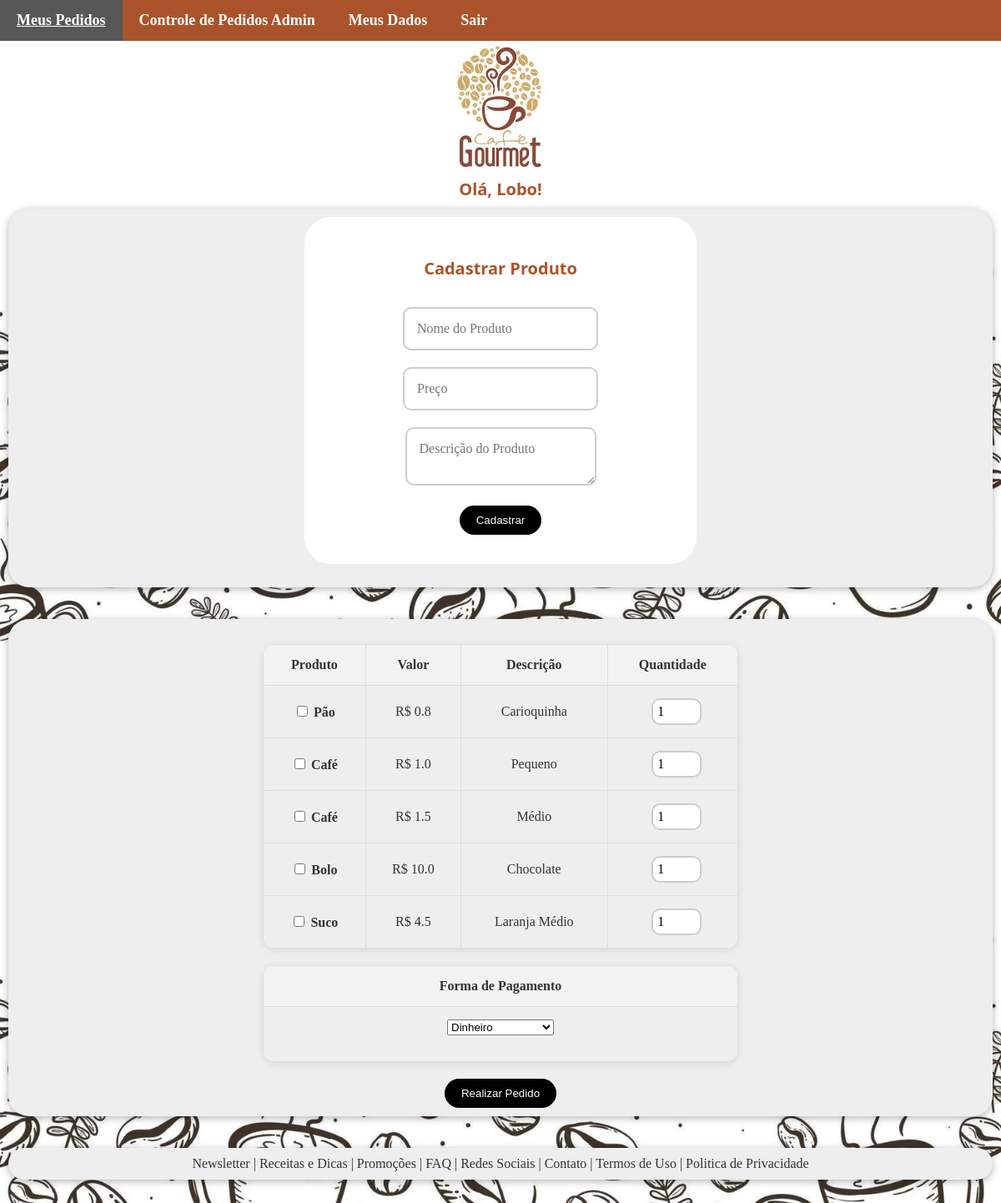
The page /products (signed in) on the database its author committed.
### app.py (models this page shows, shortened)
class User(db.Model):
    id = db.Column(db.Integer, primary_key=True)
    username = db.Column(db.String(150), unique=True, nullable=False)
    password = db.Column(db.String(150), nullable=False)
    role = db.Column(db.String(50))  # Ex: 'admin' ou 'user'
    email = db.Column(db.String(100), nullable=False, unique=True)
    adress = db.Column(db.String(200), nullable=False)
    number = db.Column(db.String(10), nullable=False)
    complement = db.Column(db.String(100))
    district = db.Column(db.String(100), nullable=False)
    city = db.Column(db.String(100), nullable=False)
    state = db.Column(db.String(100), nullable=False)
    cep = db.Column(db.String(8), nullable=False)
    phone = db.Column(db.String(15), nullable=False)
    bhirth = db.Column(db.Date, nullable=False)

class Product(db.Model):
    id = db.Column(db.Integer, primary_key=True)
    name = db.Column(db.String(150), nullable=False)
    price = db.Column(db.Float, nullable=False)
    description = db.Column(db.String(250))

### app.py (the view, shortened to what this page needs)
@app.route('/products', methods=['GET', 'POST'])
@login_required
def products():
    products = Product.query.all()
    return render_template('products.html', products=products)

### app.py (called while the page is built)
@login_manager.user_loader
def load_user(user_id):
    return User.query.get(int(user_id))

### templates/products.html (shortened to what this page needs)
{% extends "index.html" %}
{% block navbar %}
<nav>
    <ul class="menu">
        <li><a href="{{ url_for('my_orders') }}" class="link-nav">Meus Pedidos</a></li>
        {% if current_user.role == 'admin' %}
            <li><li><a href="{{ url_for('admin_orders') }}" class="link-nav">Controle de Pedidos Admin</a></li>
        {% endif %}
        <li><a href="{{ url_for('my_data') }}" class="link-nav">Meus Dados</a></li>
        <li><a href="{{ url_for('logout') }}" class="link-nav">Sair</a></li>
    </ul>
</nav>
{% endblock %}
{% block body %}
{% if current_user.role == 'admin' %}
    {% include 'products_admin.html' %}
{% endif %}
<br>
<div class="bloco-arquivo">
<form action="{{ url_for('order') }}" method="POST">
    <table>
    <tr>
        <th> Produto </th>
        <th> Valor </th>
        <th> Descrição </th>
        <th> Quantidade </th>
    </tr>
    {% for product in products %}
    <tr>
        <td> <input type="checkbox" name="product_ids" value="{{ product.id }}"> <strong>{{ product.name }}</strong></td>
        <td> R$ {{ product.price }} </td>
        <td> {{ product.description }} </td>
        <td> <input type="number" name="quantities" value="1" min="1" required style="width: 60px; margin-left: 10px;" class="input2"> </td>
        {% endfor %}
    </tr>
    </table>
    <table>
    <tr>
        <th> Forma de Pagamento </th>
    </tr>
    <td>
    <select name="payment_method">
        <option value="Dinheiro">Dinheiro</option>
    </select><p>
    </td>
    </table>
    <button type="submit" class="botao-arquivo">Realizar Pedido</button>
</form>
</div>
{% endblock %}

### templates/index.html (shortened to what this page needs)
<!DOCTYPE html>
<html lang="pt-BR">
<head>
    <link rel="stylesheet" href="{{ url_for('static', filename='styles.css') }}">
</head>
<body>
    <div class="corpo-body">
    {% block navbar %}{% endblock %}
    <div style="text-align: center;">
        <img src="/static/images/logo.jpg" alt="Logo da cafeteria gourmet" class="logo-cafereria">
        <br>
        {% if current_user.is_authenticated %}
        <h1>Olá, {{ current_user.username }}!</h1>
        {% endif %}
    </div>
    {% block body %}
    {% endblock %}
    <br>
        <div class="footer">
            Newsletter | Receitas e Dicas | Promoções | FAQ | Redes Sociais | Contato | Termos de Uso | Politica de Privacidade
        </div>
        <br>
    </div>
</body>
</html>

### templates/products_admin.html
<div class="bloco-arquivo">
    <form action="{{ url_for('products') }}" method="POST" class="popup">
            <h1>Cadastrar Produto</h1>
            <div class="form-group">
                <input type="text" name="name" placeholder="Nome do Produto" required  class="input">
            </div>
            <div class="form-group">
                <input type="number" step="0.01" name="price" placeholder="Preço" required class="input">
            </div>
            <div class="form-group">
                <textarea class="input" name="description" placeholder="Descrição do Produto"></textarea>
            </div>
            <button type="submit" class="botao-arquivo">Cadastrar</button>
        </form>
        <br>
</div>

### static/styles.css (style rules this page uses)
body { font-family: Montserrat; color: #333; background-image: url('images/background.jpg'); background-size: cover; background-position: center; height: 100vh; margin: 0; }
h1 { color: rgb(170, 83, 43); font-size: 20px; font-family: system-ui, -apple-system, BlinkMacSystemFont, "Segoe UI", Roboto, Oxygen, Ubuntu, Cantarell, "Open Sans", "Helvetica Neue", sans-serif; display: inline; }
img { width: 100%; }
table { border-collapse: collapse; width: 50%; margin: 20px auto; border-radius: 15px; overflow: hidden; box-shadow: 0 2px 10px rgba(0, 0, 0, 0.1); }
th, td { border: 1px solid #ddd; padding: 15px; text-align: center; }
th { background-color: #f2f2f2; }
.logo-cafereria { justify-content: center; align-items: center; width: 10%; height: 10%; margin: auto; }
.link-nav { font-size: 18px; font-weight: 600; color: #333; text-decoration: none; }
.popup { width: 400px; margin: auto; display: flex; flex-direction: column; align-items: center; row-gap: 20px; padding: 35px; border-radius: 32px; background-color: #fff; }
.input { width: 100%; font-size: 16px; padding: 15px; border: 2px solid #cdcdcd; border-radius: 10px; box-sizing: border-box; font-family: Montserrat; }
.input2 { width: 100%; font-size: 16px; padding: 5px; border: 2px solid #cdcdcd; border-radius: 10px; box-sizing: border-box; font-family: Montserrat; }
.botao-arquivo { background-color: #000000; color: #fff; padding: 10px 20px; border: 0; border-radius: 35px; align-items: center; text-align: center; cursor: pointer; }
.corpo-body { display: flex; flex-direction: column; min-height: 100vh; min-width: 100vw; margin: 0; }
.footer { background-color: #eee; padding: 10px 20px; border-radius: 25px; margin: 10px; text-align: center; box-shadow: 0 2px 10px rgba(0, 0, 0, 0.3); }
.bloco-arquivo { flex: 1; background-color: #eee; padding: 10px 20px; border-radius: 25px; margin: 10px; align-items: center; text-align: center; box-shadow: 0 2px 10px rgba(0, 0, 0, 0.3); }
nav { background-color: rgb(170, 83, 43); }
.menu { list-style-type: none; margin: 0; padding: 0; display: flex; }
.menu a { display: inline-block; color: white; text-align: center; padding: 14px 20px; text-decoration: none; }

### rows shown on the page
User: username "Lobo"
Product: name "Pão", price "0.8", description "Carioquinha"
Product: name "Café", price "1.0", description "Pequeno"
Product: name "Café", price "1.5", description "Médio"
Product: name "Bolo", price "10.0", description "Chocolate"
Product: name "Suco", price "4.5", description "Laranja Médio"
